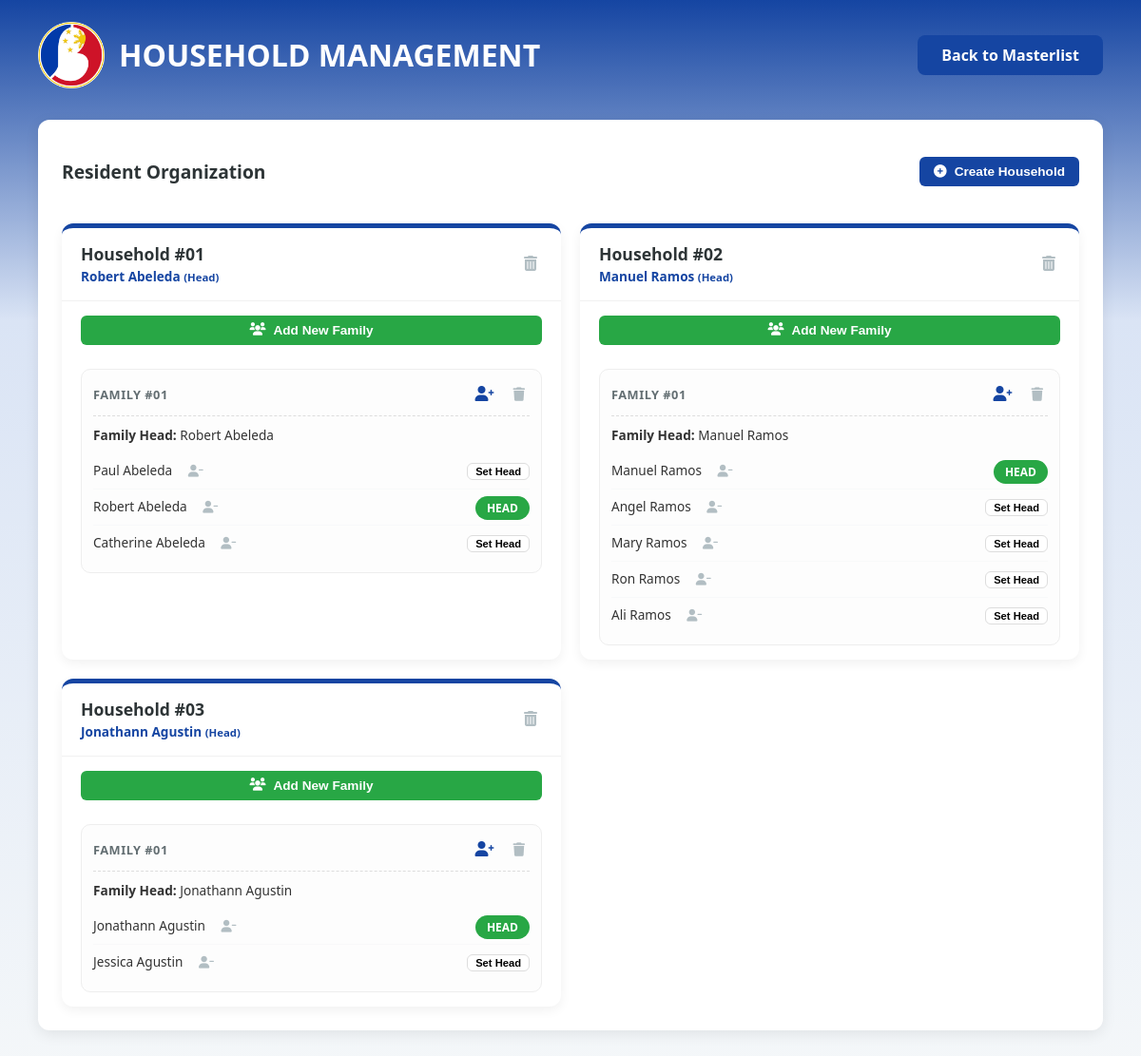
Screenshot of /manage_households.php (signed in) with the database file from the repository.
### tables this page shows
CREATE TABLE `households` (
  `id` int(11) NOT NULL,
  `household_head_id` int(11) DEFAULT NULL,
  `created_at` timestamp NOT NULL DEFAULT current_timestamp()
);

CREATE TABLE `residents` (
  `id` int(11) NOT NULL,
  `account_id` int(11) NOT NULL,
  `household_id` int(11) DEFAULT NULL,
  `family_group_id` int(11) DEFAULT NULL,
  `first_name` varchar(100) NOT NULL,
  `middle_name` varchar(100) DEFAULT NULL,
  `last_name` varchar(100) NOT NULL,
  `civil_status` enum('Single','Married','Separated','Divorced','Widowed','Live-in') NOT NULL,
  `sex` enum('Male','Female') NOT NULL,
  `dob` date NOT NULL,
  `place_of_birth` varchar(255) NOT NULL,
  `contact_no` varchar(11) NOT NULL,
  `religion` varchar(100) NOT NULL,
  `employment_status` enum('Employed','Unemployed','Self-employed','Student','Retired','Homemaker','Part-time') NOT NULL,
  `educational_attainment` enum('Elementary','High school','Senior high school','College / Undergraduate','College Graduate','No formal education','Vocational / Technical') NOT NULL,
  `family_planning` enum('Contraceptive Method','None') DEFAULT NULL,
  `pregnancy_status` enum('Pregnant','Delivered and Breastfeeding','None') DEFAULT NULL,
  `breastfeeding_type` enum('Exclusive breastfeeding','Formula feeding','Mixed feeding') DEFAULT NULL,
  `id_picture` varchar(255) NOT NULL,
  `status` enum('Pending','Approved','Rejected') DEFAULT 'Pending'
);

CREATE TABLE `family_groups` (
  `id` int(11) NOT NULL,
  `household_id` int(11) NOT NULL,
  `family_name` varchar(100) NOT NULL,
  `family_head_id` int(11) DEFAULT NULL,
  `created_at` timestamp NOT NULL DEFAULT current_timestamp()
);

### manage_households.php (the view, shortened to what this page needs)
<?php
require_once 'config.php';
$households = $pdo->query("SELECT h.*, r.first_name, r.last_name FROM households h LEFT JOIN residents r ON h.household_head_id = r.id ORDER BY h.id ASC")->fetchAll();
?>
<!DOCTYPE html>
<html lang="en">
<head>
    <link rel="stylesheet" href="admin_portal-style.css">
    <link rel="stylesheet" href="https://cdnjs.cloudflare.com/ajax/libs/font-awesome/6.0.0/css/all.min.css">
</head>
<body>
    <header class="admin-header">
        <div class="logo-section">
            <img src="BHPS logo.png" class="portal-logo">
            <h1>HOUSEHOLD MANAGEMENT</h1>
        </div>
        <a href="master_list.php" class="btn-logout" style="background: var(--admin-blue); text-decoration: none;">Back to Masterlist</a>
    </header>
    <main class="main-content-layout" style="display: block; padding: 0 40px 40px;">
        <div class="unified-card">
            <div class="flex-header">
                <h2 style="color: #2d3436; font-size: 1.2rem;">Resident Organization</h2>
                <button class="btn-m btn-primary" onclick="openModal('createHHModal')"><i class="fas fa-plus-circle"></i> Create Household</button>
            </div>
            <div class="hh-grid">
                <?php
                $hhDisplayId = 1;
                foreach ($households as $hh):
                ?>
                    <div class="hh-card">
                        <div class="hh-header">
                            <div>
                                <h3>Household #<?= str_pad($hhDisplayId++, 2, '0', STR_PAD_LEFT) ?></h3>
                                <span style="font-size: 0.85rem; font-weight: 600; color: var(--admin-blue);"><?= htmlspecialchars($hh['first_name'].' '.$hh['last_name']) ?> <small>(Head)</small></span>
                            </div>
                            <form method="POST" onsubmit="return confirm('Delete this Household?');">
                                <button name="delete_household" class="btn-icon btn-trash"><i class="fas fa-trash-alt"></i></button>
                            </form>
                        </div>
                        <div class="hh-body">
                            <button class="btn-m btn-success" style="width: 100%; justify-content: center; margin-bottom: 10px;" onclick="openAddFamily(<?= $hh['id'] ?>)">
                                <i class="fas fa-users"></i> Add New Family
                            </button>
                            <?php
                            $fams = $pdo->prepare("SELECT f.*, r.first_name, r.last_name FROM family_groups f LEFT JOIN residents r ON f.family_head_id = r.id WHERE f.household_id = ? ORDER BY f.id ASC");
                            $fams->execute([$hh['id']]);
                            $famDisplayId = 1;
                            while($f = $fams->fetch()):
                            ?>
                                <div class="fam-box">
                                    <div class="fam-header">
                                        <span class="fam-id">FAMILY #<?= str_pad($famDisplayId++, 2, '0', STR_PAD_LEFT) ?></span>
                                        <div class="action-group">
                                            <button class="btn-icon btn-manage" onclick="openAddMember(<?= $hh['id'] ?>, <?= $f['id'] ?>)" title="Add Family Member">
                                                <i class="fas fa-user-plus"></i>
                                            </button>
                                            <form method="POST" onsubmit="return confirm('Remove this Family group?');" style="display:inline;">
                                                <button name="delete_family" class="btn-icon btn-trash" style="font-size: 0.9rem;"><i class="fas fa-trash"></i></button>
                                            </form>
                                        </div>
                                    </div>
                                    <div style="font-size: 0.85rem; margin-bottom: 10px;">
                                        <strong>Family Head:</strong> <?= $f['first_name'] ? ($f['first_name'].' '.$f['last_name']) : '<span style="color:#e74c3c">Not Assigned</span>' ?>
                                    </div>
                                    <div class="member-list">
                                        <?php
                                        $fm = $pdo->prepare("SELECT id, first_name, last_name FROM residents WHERE family_group_id = ?");
                                        $fm->execute([$f['id']]);
                                        while($mem = $fm->fetch()):
                                        ?>
                                            <div class="member-row">
                                                <span>
                                                    <?= $mem['first_name'].' '.$mem['last_name'] ?>
                                                    <form method="POST" style="display:inline;" onsubmit="return confirm('Remove this member from the family?');">
                                                        <button name="remove_member" type="submit" class="btn-icon remove-member-btn" title="Remove Member"><i class="fas fa-user-minus"></i></button>
                                                    </form>
                                                </span>
                                                <div>
                                                    <?php if($mem['id'] == $f['family_head_id']): ?>
                                                        <span class="tag-badge head-tag">HEAD</span>
                                                    <?php else: ?>
                                                        <form method="POST" style="display:inline;">
                                                            <button name="set_fam_head" class="btn-m" style="padding: 2px 8px; font-size: 0.7rem; border: 1px solid #ddd; background: #fff;">Set Head</button>
                                                        </form>
                                                    <?php endif; ?>
                                                </div>
                                            </div>
                                        <?php endwhile; ?>
                                    </div>
                                </div>
                            <?php endwhile; ?>
                        </div>
                    </div>
                <?php endforeach; ?>
            </div>
        </div>
    </main>
</body>
</html>

### admin_portal-style.css (style rules this page uses)
:root { --admin-blue: #1545a2; --nav-green: #28a745; --text-blue: #004085; --bg-light: #f8f9fa; --card-shadow: 0 4px 15px rgba(0,0,0,0.08); }
body { background: linear-gradient(180deg, #1545a2 0%, #dae4f5 30%, #f4f7f9 100%); font-family: 'Segoe UI', Roboto, Helvetica, Arial, sans-serif; margin: 0; min-height: 100vh; color: #333; }
.admin-header { display: flex; justify-content: space-between; align-items: center; padding: 15px 40px; color: white; }
.logo-section { display: flex; align-items: center; gap: 15px; }
.portal-logo { width: 70px; }
.btn-logout { background: #c82333; color: white; padding: 10px 25px; border-radius: 8px; text-decoration: none; font-weight: bold; transition: background 0.3s; }
.main-content-layout { display: grid; grid-template-columns: 320px 1fr; gap: 25px; padding: 0 40px 40px; align-items: start; }
@media (max-width: 1200px) { .main-content-layout { grid-template-columns: 1fr; } }

### manage_households.php (style rules this page uses)
.unified-card { background: white; padding: 25px; border-radius: 12px; box-shadow: 0 4px 15px rgba(0,0,0,0.08); margin-top: 10px; }
.flex-header { display: flex; justify-content: space-between; align-items: center; margin-bottom: 25px; }
.btn-m { padding: 8px 15px; font-size: 0.85rem; border-radius: 6px; cursor: pointer; border: none; font-weight: 600; display: inline-flex; align-items: center; gap: 8px; transition: all 0.2s; text-decoration: none; }
.btn-primary { background: var(--admin-blue); color: white; }
.btn-success { background: var(--nav-green); color: white; }
.action-group { display: flex; align-items: center; gap: 10px; }
.btn-icon { background: transparent; border: none; cursor: pointer; font-size: 1rem; transition: color 0.2s; outline: none; padding: 5px; }
.btn-trash { color: #b2bec3; }
.btn-manage { color: var(--admin-blue); }
.hh-grid { display: grid; grid-template-columns: repeat(auto-fill, minmax(380px, 1fr)); gap: 20px; }
.hh-card { background: white; border-radius: 12px; box-shadow: 0 4px 12px rgba(0,0,0,0.06); border-top: 5px solid var(--admin-blue); }
.hh-header { padding: 15px 20px; border-bottom: 1px solid #f1f1f1; display: flex; justify-content: space-between; align-items: center; }
.hh-header h3 { margin: 0; font-size: 1.1rem; color: #2d3436; }
.hh-body { padding: 15px 20px; }
.fam-box { background: #fdfdfd; border-radius: 10px; margin-top: 15px; padding: 12px; border: 1px solid #eee; position: relative; }
.fam-header { display: flex; justify-content: space-between; align-items: center; margin-bottom: 10px; padding-bottom: 8px; border-bottom: 1px dashed #ddd; }
.fam-id { font-weight: 800; color: #636e72; font-size: 0.8rem; letter-spacing: 0.5px; }
.member-row { display: flex; justify-content: space-between; align-items: center; padding: 6px 0; font-size: 0.85rem; border-bottom: 1px solid #f8f9fa; }
.member-row:last-child { border-bottom: none; }
.tag-badge { background: #e1f0ff; color: var(--admin-blue); padding: 4px 12px; border-radius: 20px; font-size: 0.75rem; font-weight: 700; }
.head-tag { background: var(--nav-green); color: white; }
.remove-member-btn { color: #b2bec3; font-size: 0.8rem; margin-left: 8px; }

### rows the page displays
households: hhDisplayId "01", household_head.last_name "Robert Abeleda", $hh['id'] 1 (drawn)
family_groups: famDisplayId "01", family_head.first_name "Robert", family_head.last_name "Abeleda"
residents: first_name "Paul", last_name "Abeleda"
residents: first_name "Robert", last_name "Abeleda", shows "HEAD"
residents: first_name "Catherine", last_name "Abeleda"
households: hhDisplayId "02", household_head.last_name "Manuel Ramos"
family_groups: famDisplayId "01", family_head.first_name "Manuel", family_head.last_name "Ramos"
residents: first_name "Manuel", last_name "Ramos", shows "HEAD"
residents: first_name "Angel", last_name "Ramos"
residents: first_name "Mary", last_name "Ramos"
residents: first_name "Ron", last_name "Ramos"
residents: first_name "Ali", last_name "Ramos"
households: hhDisplayId "03", household_head.last_name "Jonathann Agustin"
family_groups: famDisplayId "01", family_head.first_name "Jonathann", family_head.last_name "Agustin"
residents: first_name "Jonathann", last_name "Agustin", shows "HEAD"
residents: first_name "Jessica", last_name "Agustin"
